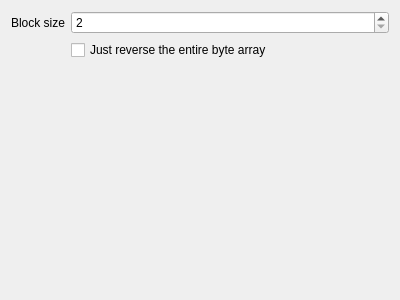
<?xml version="1.0" encoding="UTF-8"?>
<ui version="4.0">
 <comment>
  * Released as open source by NCC Group Plc - http://www.nccgroup.com/
  *
  * Developed by Gabriel Caudrelier, gabriel dot caudrelier at nccgroup dot com
  *
  * https://github.com/nccgroup/pip3line
  *
  * Released under AGPL see LICENSE for more information
</comment>
 <class>ReverseWidget</class>
 <widget class="QWidget" name="ReverseWidget">
  <property name="geometry">
   <rect>
    <x>0</x>
    <y>0</y>
    <width>400</width>
    <height>300</height>
   </rect>
  </property>
  <property name="windowTitle">
   <string>Form</string>
  </property>
  <layout class="QFormLayout" name="formLayout">
   <item row="0" column="0">
    <widget class="QLabel" name="label">
     <property name="text">
      <string>Block size</string>
     </property>
    </widget>
   </item>
   <item row="2" column="1">
    <widget class="QCheckBox" name="entireCheckBox">
     <property name="toolTip">
      <string>Discard the block size to reverse the entire string as it is</string>
     </property>
     <property name="text">
      <string>Just reverse the entire byte array</string>
     </property>
    </widget>
   </item>
   <item row="0" column="1">
    <widget class="QSpinBox" name="blockSizeSpinBox">
     <property name="toolTip">
      <string>Size of the byte blocks to reverse</string>
     </property>
     <property name="minimum">
      <number>2</number>
     </property>
     <property name="maximum">
      <number>512</number>
     </property>
    </widget>
   </item>
  </layout>
 </widget>
 <resources/>
 <connections/>
</ui>
